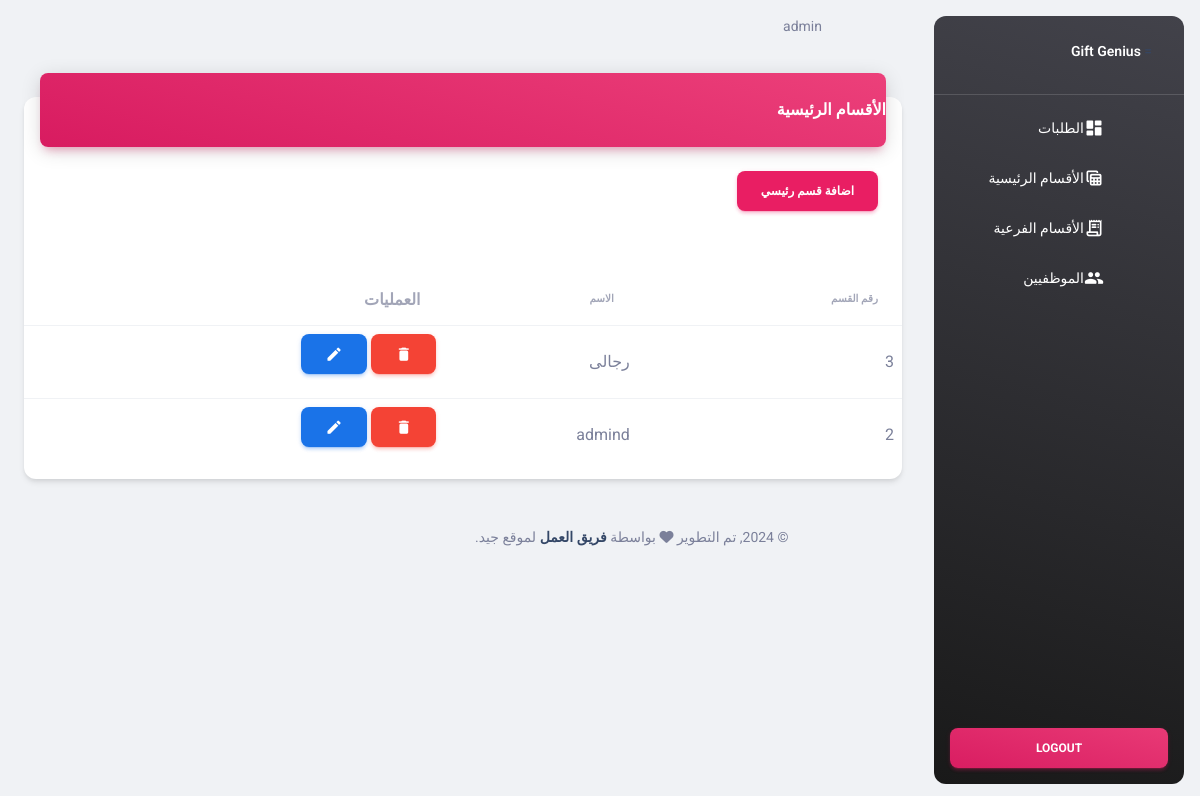
The page /admin/categories.php (signed in) on the database as committed earlier.
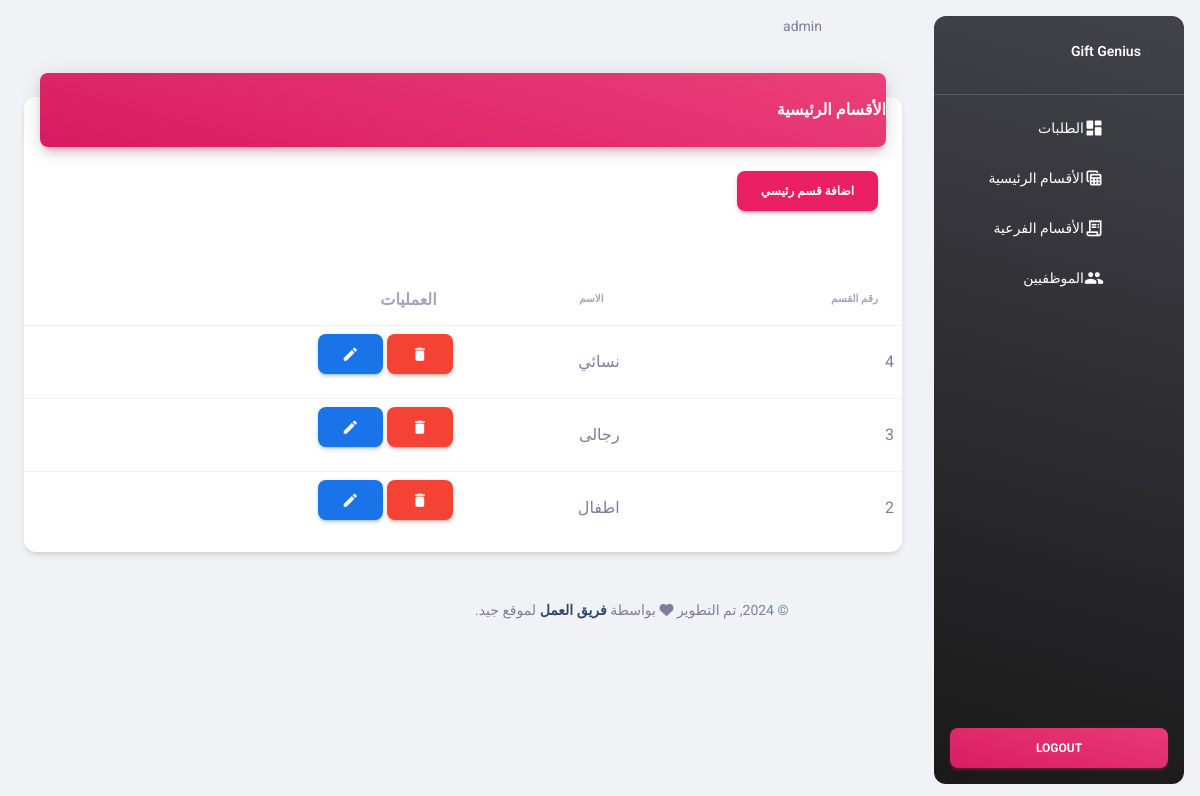
The same page on the database as committed later.
### tables this page shows
CREATE TABLE `main_categories` (
  `id` int(11) UNSIGNED NOT NULL,
  `name` varchar(255) DEFAULT NULL
);

### admin/categories.php (the view, shortened to what this page needs)
<?php
require('../system/helper.php');
$selectCategoriesSql = 'SELECT * FROM main_categories order by id DESC';
$selectCategoriesResult = runQuery($selectCategoriesSql);
?>
<!DOCTYPE html>
<html lang="ar" dir="rtl" >
<head>
    <?php
    include 'layout/assets/css.php';
    ?>
</head>
<body class="g-sidenav-show  bg-gray-200">
<?php
include 'layout/inc/sidebar.php'
?>
<main class="main-content position-relative max-height-vh-100 h-100 border-radius-lg ">
    <?php
    include 'layout/inc/header.php';
    ?>
    <div class="container-fluid py-4">
        <div class="row">
            <div class="col-12">
                <div class="card my-4">
                    <div class="card-header p-0 position-relative mt-n4 mx-3 z-index-2">
                        <div class="bg-gradient-primary shadow-primary border-radius-lg pt-4 pb-3">
                            <h6 class="text-white text-capitalize ps-3">الأقسام الرئيسية</h6>
                        </div>
                    </div>
                    <?php echo indexButtons('اضافة قسم رئيسي') ?>
                    <div class="card-body px-0 pb-2">
                        <div class="table-responsive p-0">
                            <table class="table align-items-center mb-0">
                                <thead>
                                <tr>
                                    <th class="text-uppercase text-secondary text-xxs font-weight-bolder opacity-7">
                                        رقم القسم
                                    </th>
                                    <th class="text-uppercase text-secondary text-xxs font-weight-bolder opacity-7 ps-2">
                                        الاسم
                                    </th>
                                    <th class="text-secondary opacity-7">العمليات</th>
                                </tr>
                                </thead>
                                <tbody>
                                <?php if ($selectCategoriesResult->num_rows > 0) {
                                    while ($row = $selectCategoriesResult->fetch_assoc()) {
                                        ?>
                                        <tr>
                                            <td><?php echo $row['id'] ?></td>
                                            <td><?php echo $row['name'] ?></td>
                                            <td>
                                                <a href="?method=DELETE&id=<?php echo $row['id'] ?>"
                                                   class="btn btn-danger confirmation"><i
                                                            class="material-icons opacity-10">delete</i></a>
                                            <a href="javascript:();"
                                               class="btn btn-info" data-bs-toggle='modal'
                                               data-bs-target='#editModal<?php echo $row['id'] ?>'><i
                                                        class="material-icons opacity-10">edit</i></a></td>
                                        </tr>
                                        <?php
                                    }
                                }
                                ?>
                                </tbody>
                            </table>
                        </div>
                    </div>
                </div>
            </div>
        </div>
        <?php
        include 'layout/inc/footer.php';
        ?>
    </div>
</main>
</body>
</html>

Rows that differ between the two databases and show on the page:
added main_categories: id "4", name "نسائي"
changed main_categories id 2: name "admind" → "اطفال"
